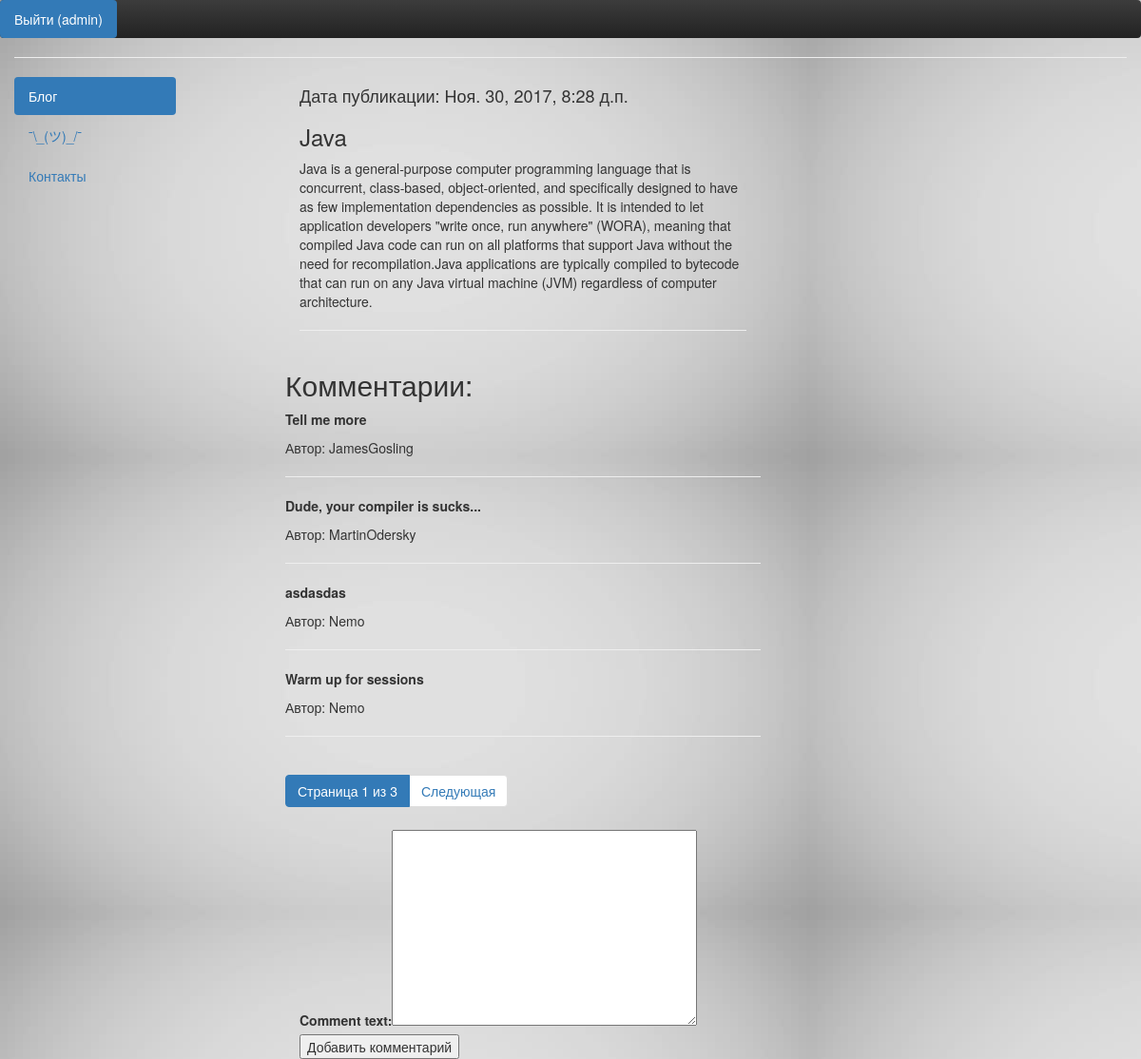
Screenshot of /articles/article/1/ (signed in) with the database file from the repository.
### blog_shad/models.py (models this page shows)
class Comments(models.Model):
    class Meta():
        db_table = 'Comments'
    comment_text = models.TextField(verbose_name='Comment text:')
    comment_article = models.ForeignKey(Article)
    comment_author = models.CharField(max_length=100, default='Nemo')

### blog_shad/views.py (the view)
# urls.py: url(r'^article/(?P<article_id>\d+)/$', views.article),
def article(request, article_id=1):
    comment_form = CommentForm
    args = {}
    args.update(csrf(request))
    paginator = Paginator(Comments.objects.filter(comment_article_id=article_id),4)
    page = request.GET.get('comm')
    try:
        comments = paginator.page(page)
    except PageNotAnInteger:
        comments = paginator.page(1)
    except EmptyPage:
        comments = paginator.page(paginator.num_pages)
    args['article'] = Article.objects.get(id = article_id)
    args['comments'] = comments
    args['form'] = comment_form
    args['username'] = auth.get_user(request)
    args['username_status'] = auth.get_user(request).is_authenticated
    return render_to_response('article.html', args)

### blog_shad/templates/article.html (shortened to what this page needs)
{% extends 'blog_shad/index.html' %}
{% block article %}
    <h4>Дата публикации: {{ article.article_datetime }}</h4>
    <h3>{{ article.article_title }}</h3>
    <p>{{ article.article_text }}</p>
    <hr>
    <div class="row">
        <p><h2>Комментарии:</h2></p>
    {% for comment in comments %}
        <p><strong>{{ comment.comment_text }}</strong></p>
        <p> Автор: {{ comment.comment_author }}</p>
        <hr>
    {% endfor %}
    <ul class="pagination">
                 <li class="active"><a href="#">Страница {{ comments.number }} из {{ comments.paginator.num_pages }}</a></li>
             {% if comments.has_next %}
                 <li><a href="?page={{ comments.next_page_number }}">Следующая</a></li>
             {% endif %}
    </ul>
    </div>
    {% if username_status %}
    <form action="/articles/addcomment/{{ article.id }}/" method="post">
    {{ form }}
    <input type="submit" class="button" value="Добавить комментарий">
    </form>
    {% endif %}
{% endblock %}

### templates/blog_shad/index.html (shortened to what this page needs)
{% load staticfiles %}
<!DOCTYPE html>
<html lang="en">
<head>
<link rel="stylesheet" href="//netdna.bootstrapcdn.com/bootstrap/3.3.2/css/bootstrap.min.css">
<link rel="stylesheet" type="text/css" href="{% static 'css/stylo.css' %}">
<link rel="stylesheet" href="//netdna.bootstrapcdn.com/bootstrap/3.3.2/css/bootstrap-theme.min.css">
</head>
<body background="{% static 'blog_shad/img/back1.jpg' %}">
<ul class="nav nav-pills  navbar-inverse " >
        {% if username_status %}
        <li role="presentation" class="active"><a href="/auth/logout/">Выйти ({{ username }})</a></li>
        {% else %}
        <li role="presentation" class="active"><a href="/auth/login/">Войти</a></li>
        {% endif %}
    </ul>
<div class="container-fluid">
<hr>
    <div class="row">
        <div class="col-lg-2 col-md-3 col-xs-3">
            <ul class="nav nav-pills nav-stacked">
                <li role="presentation" class="active"><a href="/">Блог</a></li>
              <li role="presentation"><a href="">¯\_(ツ)_/¯</a></li>
              <li role="presentation"><a href="/contacts/">Контакты</a></li>
            </ul>
        </div>
    <div class="col-lg-1 col-md-1 col-xs-1"></div>
        <div class="col-lg-5 col-md-5 col-xs-5">
            {% block article %}{% endblock %}
        </div>
    </div>
</div>
</body>
</html>

### rows the page displays
Comments: comment_text "Tell me more", comment_author "JamesGosling"
Comments: comment_text "Dude, your compiler is sucks...", comment_author "MartinOdersky"
Comments: comment_text "asdasdas", comment_author "Nemo"
Comments: comment_text "Warm up for sessions", comment_author "Nemo"

### other values shown
{{ username }} "admin"
{{ article.article_datetime }} "Ноя. 30, 2017, 8:28 д.п."
{{ article.article_title }} "Java"
{{ comments.number }} "1"
{{ comments.paginator.num_pages }} "3"
